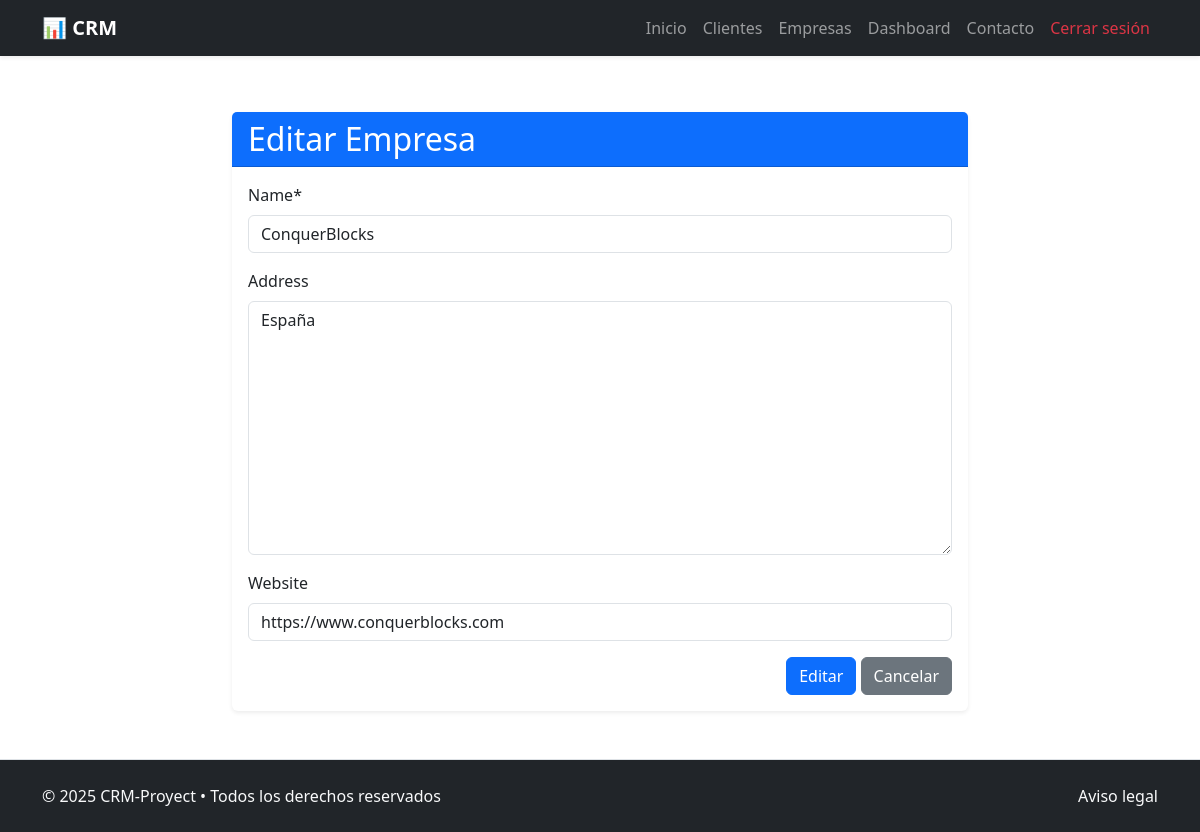
The page /company/1/update/ (signed in) on the database as committed earlier.
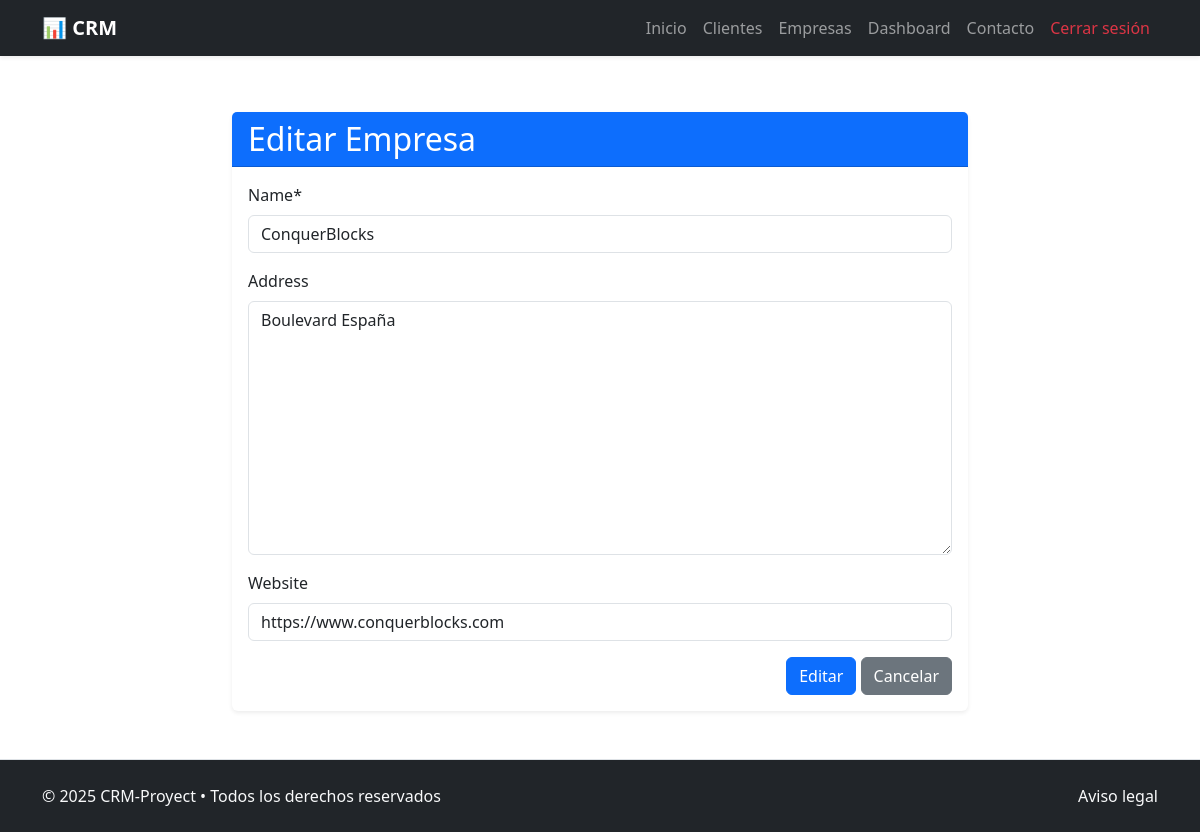
The same page on the database as committed later.
### crm_app/models.py (models this page shows, shortened)
class Company(models.Model):
    name = models.CharField(max_length=255, unique=True) #Nombre empresa
    address = models.TextField(blank=True, null=True) #Dirección de empresa
    website = models.URLField(blank=True, null=True) #Sitio web de empresa
    created_at = models.DateTimeField(auto_now_add=True) #Fecha de creación
    updated_at = models.DateTimeField(auto_now=True) #Fecha de ultima actualización

### crm_app/views.py (the view, shortened to what this page needs)
# urls.py: path("company/<pk>/update/", CompanyUpdateView.as_view(), name="company_update"),
@method_decorator(login_required, name='dispatch')
class CompanyUpdateView(UpdateView):
    template_name = '../templates/companies/company_update.html'
    model = Company
    form_class = CompanyCreateForm
    success_url = reverse_lazy('company_list')

### crm_app/forms.py
class CompanyCreateForm(forms.ModelForm):
    class Meta:
        model = Company
        fields = [
            "name",
            "address",
            "website",
        ]

### crm_project/templates/companies/company_update.html (shortened to what this page needs)
{% extends "general/layout.html" %}
{% load crispy_forms_tags %}
{% block page_content %}
<div class="container my-5">
    <div class="row justify-content-center">
        <div class="col-12 col-md-8">
            <div class="card shadow-sm border-0">
                <div class="card-header bg-primary text-white">
                    <h2 class="mb-0">Editar Empresa</h2>
                </div>
                <div class="card-body">
                    <form action="" method="post" enctype="multipart/form-data">
                        <div class="mb-3">
                            {{ form.name|as_crispy_field }}
                        </div>
                        <div class="mb-3">
                            {{ form.address|as_crispy_field }}
                        </div>
                        <div class="mb-3">
                            {{ form.website|as_crispy_field }}
                        </div>
                        <div class="text-end">
                            <button class="btn btn-primary">Editar</button>
                            <a href="{% url 'company_list' %}" class="btn btn-secondary">Cancelar</a>
                        </div>
                    </form>
                </div>
            </div>
        </div>
    </div>
</div>
{% endblock %}

Rows that differ between the two databases and show on the page:
changed Company "ConquerBlocks": address "España" → "Boulevard España"
